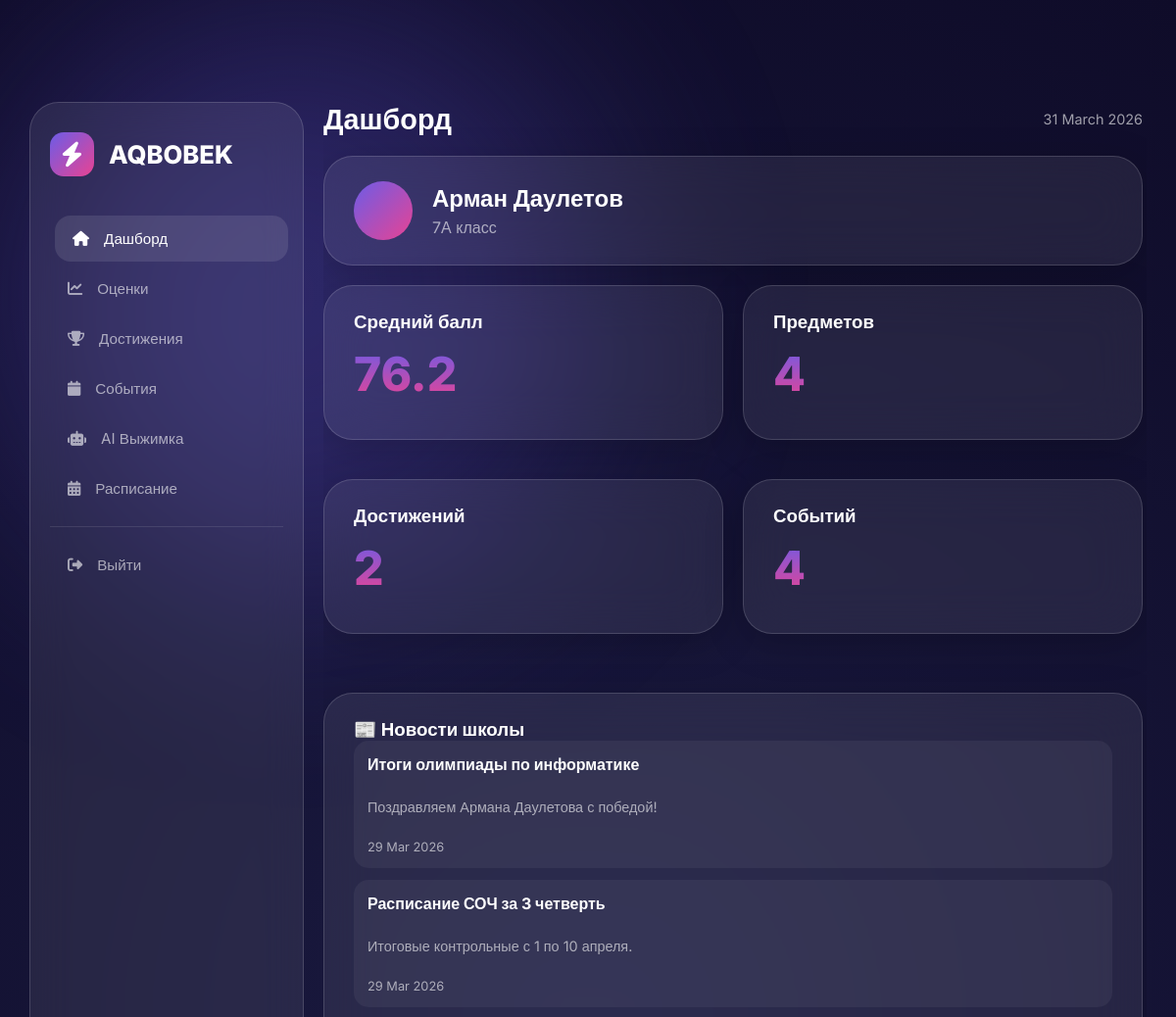
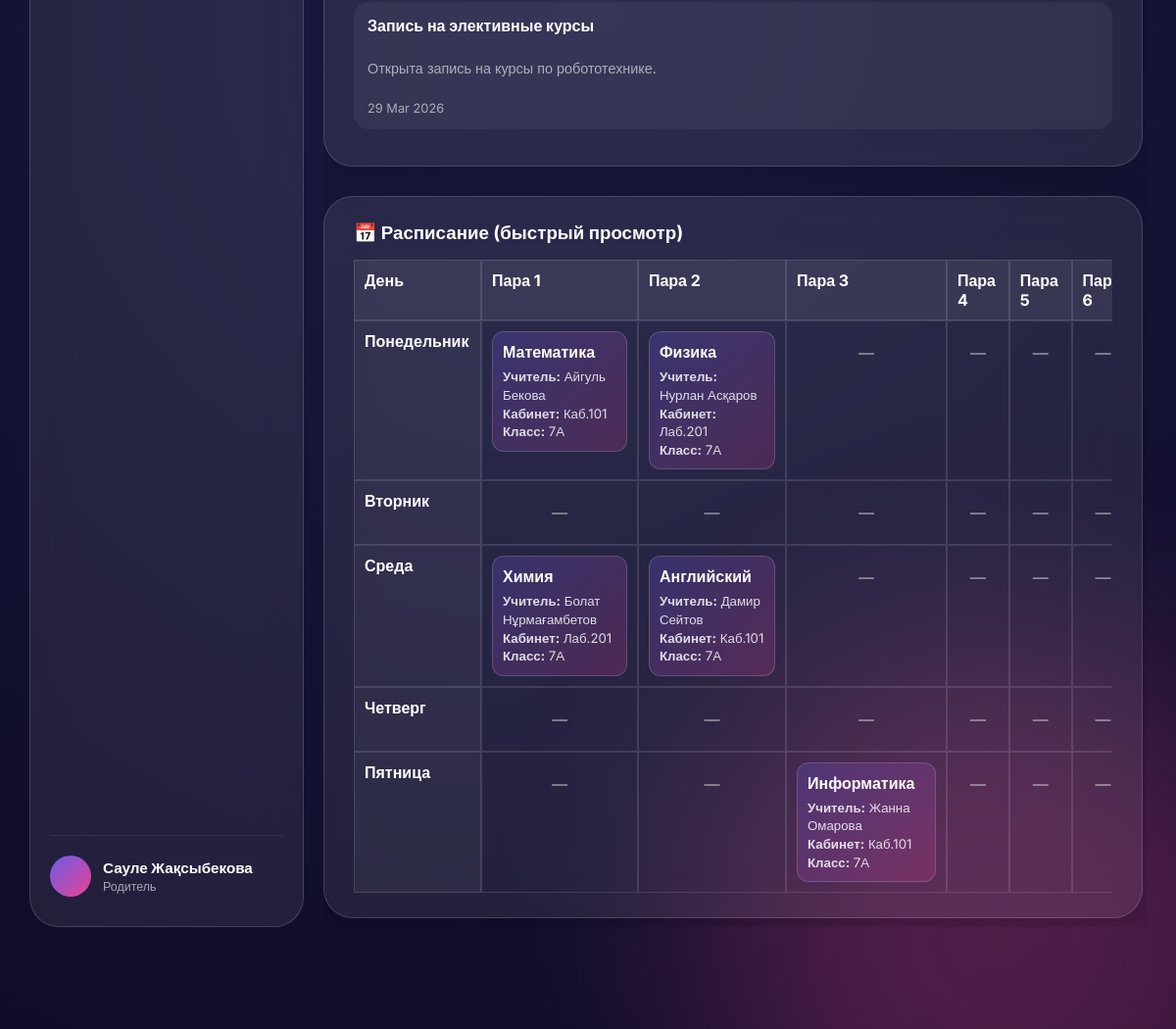
/parent/dashboard.php (signed in), run on the app's committed database (2 pictures, top to bottom).
### tables this page shows
CREATE TABLE `users` (
  `id` int(11) NOT NULL,
  `name` varchar(100) NOT NULL,
  `email` varchar(100) NOT NULL,
  `password` varchar(255) NOT NULL,
  `role` enum('student','teacher','parent','admin') NOT NULL,
  `class_id` int(11) DEFAULT NULL,
  `created_at` timestamp NOT NULL DEFAULT current_timestamp(),
  `subject_id` int(11) DEFAULT NULL
);

CREATE TABLE `classes` (
  `id` int(11) NOT NULL,
  `name` varchar(50) NOT NULL,
  `teacher_id` int(11) DEFAULT NULL
);

CREATE TABLE `news` (
  `id` int(11) NOT NULL,
  `title` varchar(200) NOT NULL,
  `body` text NOT NULL,
  `author_id` int(11) NOT NULL,
  `created_at` timestamp NOT NULL DEFAULT current_timestamp()
);

CREATE TABLE `subjects` (
  `id` int(11) NOT NULL,
  `name` varchar(100) NOT NULL
);

### parent/dashboard.php (the view, shortened to what this page needs)
<?php
require_once '../config/db.php';
require_once '../includes/schedule_widget.php';
$parent_id = $_SESSION['id'];
$stmt = $conn->prepare("
    SELECT u.id, u.name, c.name as class_name
    FROM users u
    JOIN parent_student ps ON ps.student_id = u.id
    JOIN classes c ON c.id = u.class_id
    WHERE ps.parent_id = ?
");
$stmt->bind_param("i", $parent_id);
$stmt->execute();
$child = $stmt->get_result()->fetch_assoc();
$child_id = $child['id'];
$stmt2 = $conn->prepare("
    SELECT s.name as subject, AVG(g.score) as avg_score
    FROM grades g
    JOIN subjects s ON g.subject_id = s.id
    WHERE g.student_id = ?
    GROUP BY s.id, s.name
");
$stmt2->bind_param("i", $child_id);
$stmt2->execute();
$subject_avgs = $stmt2->get_result()->fetch_all(MYSQLI_ASSOC);
$total_avg = count($subject_avgs) > 0
    ? round(array_sum(array_column($subject_avgs, 'avg_score')) / count($subject_avgs), 1)
    : 0;
$stmt4 = $conn->prepare("
    SELECT title, date FROM achievements
    WHERE student_id = ?
    ORDER BY date DESC
");
$stmt4->bind_param("i", $child_id);
$stmt4->execute();
$achievements = $stmt4->get_result()->fetch_all(MYSQLI_ASSOC);
$events = $conn->query("
    SELECT title, event_date FROM events
    WHERE event_date >= CURDATE()
    ORDER BY event_date ASC LIMIT 5
")->fetch_all(MYSQLI_ASSOC);
$news = $conn->query("
    SELECT title, body, created_at FROM news
    ORDER BY created_at DESC LIMIT 3
")->fetch_all(MYSQLI_ASSOC);
?>
<!DOCTYPE html>
<html lang="ru">
<head>
    <link rel="stylesheet" href="https:cdnjs.cloudflare.com/ajax/libs/font-awesome/6.4.0/css/all.min.css">
    <link rel="stylesheet" href="../style.css">
</head>
<body>
<div class="bg-blobs">
    <div class="blob blob-1"></div>
    <div class="blob blob-2"></div>
</div>
<div class="app-container">
    <aside class="sidebar">
        <div class="logo-area">
            <div class="logo-icon"><i class="fas fa-bolt"></i></div>
            <span>AQBOBEK</span>
        </div>
        <nav class="side-nav">
            <a href="#" class="nav-btn active" data-target="section-home">
                <i class="fas fa-home"></i> Дашборд
            </a>
            <a href="#" class="nav-btn" data-target="section-grades">
                <i class="fas fa-chart-line"></i> Оценки
            </a>
            <a href="#" class="nav-btn" data-target="section-achievements">
                <i class="fas fa-trophy"></i> Достижения
            </a>
            <a href="#" class="nav-btn" data-target="section-events">
                <i class="fas fa-calendar"></i> События
            </a>
            <a href="#" class="nav-btn" data-target="section-ai">
                <i class="fas fa-robot"></i> AI Выжимка
            </a>
            <a href="#" class="nav-btn" data-target="section-schedule">
                <i class="fas fa-calendar-alt"></i> Расписание
            </a>
            <div style="height:1px;background:rgba(255,255,255,0.1);margin:15px 0;"></div>
            <a href="../public/logout.php">
                <i class="fas fa-sign-out-alt"></i> Выйти
            </a>
        </nav>
        <div class="user-block">
            <div class="avatar"></div>
            <div class="user-info">
                <p class="name"><?= htmlspecialchars($_SESSION['name']) ?></p>
                <p class="role-text">Родитель</p>
            </div>
        </div>
    </aside>
    <main class="main-content">
        <header class="top-bar">
            <h1 id="pageTitle">Дашборд</h1>
            <div class="date-now"><?= date('d F Y') ?></div>
        </header>
        <section id="section-home" class="content-section active">
            <div class="glass-card full-width" style="margin-bottom:20px;">
                <div style="display:flex; align-items:center; gap:20px;">
                    <div class="avatar" style="width:60px; height:60px; border-radius:50%;
                                               background:linear-gradient(135deg, var(--primary), var(--secondary));">
                    </div>
                    <div>
                        <h2 style="margin:0"><?= htmlspecialchars($child['name']) ?></h2>
                        <p style="color:var(--text-dim); margin:5px 0 0">
                            <?= htmlspecialchars($child['class_name']) ?> класс
                        </p>
                    </div>
                </div>
            </div>
            <div class="dashboard-grid">
                <div class="glass-card">
                    <h3>Средний балл</h3>
                    <div class="big-number"><?= $total_avg ?></div>
                </div>
                <div class="glass-card">
                    <h3>Предметов</h3>
                    <div class="big-number"><?= count($subject_avgs) ?></div>
                </div>
                <div class="glass-card">
                    <h3>Достижений</h3>
                    <div class="big-number"><?= count($achievements) ?></div>
                </div>
                <div class="glass-card">
                    <h3>Событий</h3>
                    <div class="big-number"><?= count($events) ?></div>
                </div>
            </div>
            <div class="glass-card full-width" style="margin-top:20px;">
                <h3>📰 Новости школы</h3>
                <?php foreach ($news as $n): ?>
                    <div class="event-item" style="flex-direction:column; align-items:flex-start;">
                        <strong><?= htmlspecialchars($n['title']) ?></strong>
                        <p style="color:var(--text-dim); margin:5px 0 0; font-size:0.9rem;">
                            <?= htmlspecialchars($n['body']) ?>
                        </p>
                        <span style="color:var(--text-dim); font-size:0.8rem; margin-top:5px;">
                            <?= date('d M Y', strtotime($n['created_at'])) ?>
                        </span>
                    </div>
                <?php endforeach; ?>
            </div>
            <div class="glass-card full-width" style="margin-top:10px;">
                <h3>📅 Расписание (быстрый просмотр)</h3>
                <?php aq_render_schedule_widget($conn, 'class', $child['class_name']); ?>
            </div>
        </section>
    </main>
</div>
</body>
</html>

### includes/schedule_widget.php (shortened to what this page needs)
<?php
function aq_load_schedule_data($conn): array {
    $teachers = $conn->query("
        SELECT u.id, u.name, s.name as subject, s.id as subject_id
        FROM users u
        JOIN subjects s ON u.subject_id = s.id
        WHERE u.role = 'teacher'
    ")->fetch_all(MYSQLI_ASSOC);
    $classes = $conn->query("SELECT id, name FROM classes")->fetch_all(MYSQLI_ASSOC);
    $subjects = $conn->query("SELECT id, name FROM subjects")->fetch_all(MYSQLI_ASSOC);
    $rooms = [
        ['id'=>1,'name'=>'Каб.101','type'=>'standard'],
        ['id'=>2,'name'=>'Лаб.201','type'=>'lab'],
        ['id'=>3,'name'=>'Спортзал','type'=>'gym'],
    ];
    $activities = [];
    $i = 1;
    foreach ($teachers as $t) {
        foreach ($classes as $c) {
            $subjectName = $t['subject'];
            $roomType = 'standard';
            if (in_array($subjectName, ['Физика', 'Химия'])) {
                $roomType = 'lab';
            } elseif ($subjectName === 'Физкультура') {
                $roomType = 'gym';
            }
            $activities[] = [
                'id' => $i++,
                'subject' => $t['subject'],
                'teacher' => $t['name'],
                'teacher_id' => $t['id'],
                'classGroup' => $c['name'],
                'class_id' => $c['id'],
                'duration' => 1,
                'requiredRoomType' => $roomType,
                'priority' => 1,
            ];
        }
    }
    $timeslots = [];
    $tid = 1;
    foreach (['Mon','Tue','Wed','Thu','Fri'] as $day) {
        for ($p = 1; $p <= 7; $p++) {
            $timeslots[] = ['id'=>$tid++,'day'=>$day,'period'=>$p];
        }
    }
    return compact('teachers','classes','subjects','rooms','activities','timeslots');
}
function aq_generate_schedule_entries(array $data): array {
    $activities = $data['activities'] ?? [];
    $timeslots = $data['timeslots'] ?? [];
    $rooms = $data['rooms'] ?? [];
    $entries = [];
    foreach ($activities as $activity) {
        $bestScore = -1;
        $bestSlot = null;
        $bestRoom = null;
        foreach ($timeslots as $slot) {
            foreach ($rooms as $room) {
                if (($activity['requiredRoomType'] ?? '') !== ($room['type'] ?? '')) {
                    continue;
                }
                $canPlace = true;
                foreach ($entries as $entry) {
                    $scheduledActivity = $entry['activity'];
                    if (($entry['slot']['id'] ?? null) === ($slot['id'] ?? null) && ($entry['room']['id'] ?? null) === ($room['id'] ?? null)) {
                        $canPlace = false;
                        break;
                    }
                    if (($entry['slot']['id'] ?? null) === ($slot['id'] ?? null)) {
                        if (($scheduledActivity['classGroup'] ?? '') === ($activity['classGroup'] ?? '')) {
                            $canPlace = false;
                            break;
                        }
                    }
                }
                if (!$canPlace) {
                    continue;
                }
                $score = 0;
                $subject = $activity['subject'] ?? '';
                $score *= (int)($activity['priority'] ?? 1);
                if ($score > $bestScore) {
                    $bestScore = $score;
                    $bestSlot = $slot;
                    $bestRoom = $room;
                }
            }
        }
        if ($bestSlot !== null && $bestRoom !== null) {
            $entries[] = [
                'activity' => $activity,
                'slot' => $bestSlot,
                'room' => $bestRoom
            ];
        }
    }
    return $entries;
}
function aq_render_schedule_widget($conn, string $scopeType, string $scopeValue = ''): void {
    $data = aq_load_schedule_data($conn);
    $entries = aq_generate_schedule_entries($data);
    $dayOrder = ['Mon' => 1, 'Tue' => 2, 'Wed' => 3, 'Thu' => 4, 'Fri' => 5, 'Sat' => 6, 'Sun' => 7];
    $dayLabels = ['Mon' => 'Понедельник', 'Tue' => 'Вторник', 'Wed' => 'Среда', 'Thu' => 'Четверг', 'Fri' => 'Пятница', 'Sat' => 'Суббота', 'Sun' => 'Воскресенье'];
    $filtered = array_values(array_filter($entries, function ($entry) use ($scopeType, $scopeValue) {
        $activity = $entry['activity'];
        if ($scopeType === 'teacher') {
            return ($activity['teacher'] ?? '') === $scopeValue;
        }
        if ($scopeType === 'class') {
            return ($activity['classGroup'] ?? '') === $scopeValue;
        }
        return true;
    }));
    $periods = [];
    $days = [];
    foreach ($data['timeslots'] as $slot) {
        $periods[(int)$slot['period']] = true;
        $days[$slot['day']] = true;
    }
    $periods = array_keys($periods);
    sort($periods);
    $days = array_keys($days);
    usort($days, fn($a, $b) => ($dayOrder[$a] ?? 99) <=> ($dayOrder[$b] ?? 99));
    $matrix = [];
    foreach ($filtered as $entry) {
        $day = $entry['slot']['day'] ?? '';
        $period = (int)($entry['slot']['period'] ?? 0);
        if (!isset($matrix[$day])) {
            $matrix[$day] = [];
        }
        if (!isset($matrix[$day][$period])) {
            $matrix[$day][$period] = [];
        }
        $matrix[$day][$period][] = $entry;
    }
    echo '<div class="schedule-table-wrap"><table class="schedule-table">';
    echo '<thead><tr><th>День</th>';
    foreach ($periods as $period) {
        echo '<th>' . htmlspecialchars('Пара ' . $period) . '</th>';
    }
    echo '</tr></thead><tbody>';
    foreach ($days as $day) {
        echo '<tr>';
        echo '<td class="schedule-day-cell">' . htmlspecialchars($dayLabels[$day] ?? $day) . '</td>';
        foreach ($periods as $period) {
            echo '<td>';
            $cellEntries = $matrix[$day][$period] ?? [];
            if (empty($cellEntries)) {
                echo '<div class="schedule-empty">—</div>';
            } else {
                foreach ($cellEntries as $item) {
                    $activity = $item['activity'];
                    $room = $item['room'];
                    echo '<div class="schedule-block">';
                    echo '<div class="schedule-subject">' . htmlspecialchars($activity['subject'] ?? 'Урок') . '</div>';
                    echo '<div class="schedule-meta"><strong>Учитель:</strong> ' . htmlspecialchars($activity['teacher'] ?? '—') . '</div>';
                    echo '<div class="schedule-meta"><strong>Кабинет:</strong> ' . htmlspecialchars($room['name'] ?? '—') . '</div>';
                    echo '<div class="schedule-meta"><strong>Класс:</strong> ' . htmlspecialchars($activity['classGroup'] ?? '—') . '</div>';
                    echo '</div>';
                }
            }
            echo '</td>';
        }
        echo '</tr>';
    }
    echo '</tbody></table></div>';
}
?>

### data on the page
users: name "Арман Даулетов", class.name "7А"
news: title "Итоги олимпиады по информатике", body "Поздравляем Армана Даулетова с победой!", created_at "29 Mar 2026"
news: title "Расписание СОЧ за 3 четверть", body "Итоговые контрольные с 1 по 10 апреля.", created_at "29 Mar 2026"
news: title "Запись на элективные курсы", body "Открыта запись на курсы по робототехнике.", created_at "29 Mar 2026"
subjects: name "Математика"
users: name "Айгуль Бекова"

### other printed values
$_SESSION['name'] "Сауле Жақсыбекова"
$total_avg "76.2"
count($subject_avgs) "4"
count($achievements) "2"
count($events) "4"
$dayLabels[$day] "Понедельник"
$room['name'] "Каб.101"
$activity['classGroup'] "7А"
$activity['subject'] "Физика"
$activity['teacher'] "Нурлан Асқаров"
$room['name'] "Лаб.201"
$dayLabels[$day] "Вторник"
$dayLabels[$day] "Среда"
$activity['subject'] "Химия"
$activity['teacher'] "Болат Нұрмағамбетов"
